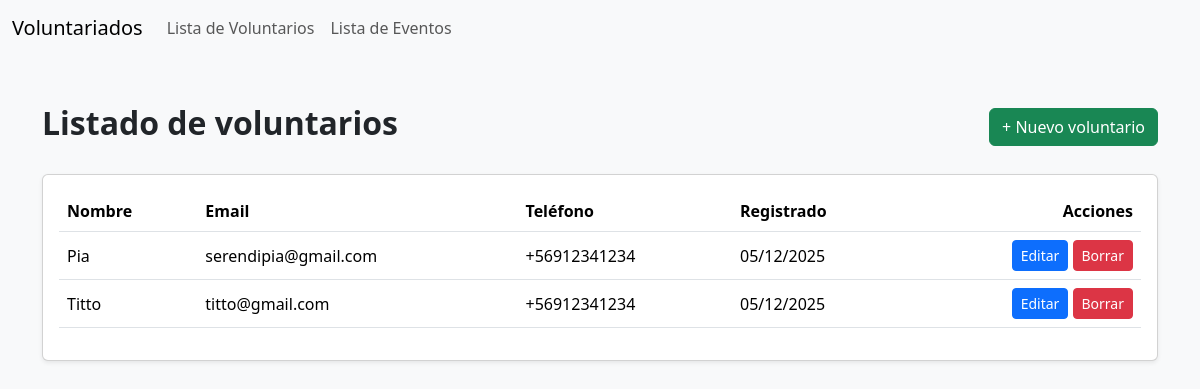
The app's page /voluntarios/, older data.
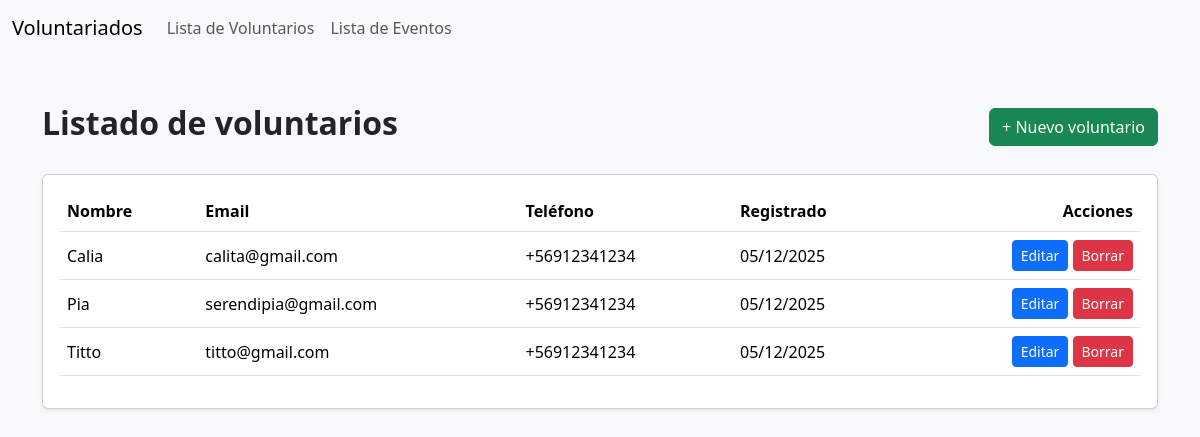
The same page, newer data.
### voluntarios/models.py (models this page shows, shortened)
class Voluntario(models.Model):
    nombre = models.CharField(max_length=255)
    email = models.EmailField(unique=True)
    telefono = models.CharField(max_length=15, blank=True, null=True)
    fecha_registro = models.DateTimeField(auto_now_add=True)

### voluntarios/views.py (the view)
# urls.py: path('voluntarios/', views.lista_voluntarios, name='lista_voluntarios'),
def lista_voluntarios(request):
    voluntarios = Voluntario.objects.all().order_by('-fecha_registro')
    return render(request, 'lista_voluntarios.html', {'voluntarios': voluntarios})

### voluntarios/templates/lista_voluntarios.html (shortened to what this page needs)
{% extends 'base.html' %}
{% block content %}
<div class="container py-5">
    <div class="d-flex justify-content-between align-items-center mb-4">
        <h2 class="fw-bold">Listado de voluntarios</h2>
        <a href="{% url 'crear_voluntario' %}" class="btn btn-success">+ Nuevo voluntario</a>
    </div>
    <div class="card shadow-sm">
        <div class="card-body">
            {% if voluntarios %}
                <table class="table table-hover align-middle">
                    <thead>
                        <tr>
                            <th>Nombre</th>
                            <th>Email</th>
                            <th>Teléfono</th>
                            <th>Registrado</th>
                            <th class="text-end">Acciones</th>
                        </tr>
                    </thead>
                    <tbody>
                        {% for v in voluntarios %}
                        <tr>
                            <td>{{ v.nombre }}</td>
                            <td>{{ v.email }}</td>
                            <td>{{ v.telefono|default:"—" }}</td>
                            <td>{{ v.fecha_registro|date:"d/m/Y" }}</td>
                            <td class="text-end">
                                <a href="{% url 'editar_voluntario' v.id %}" class="btn btn-primary btn-sm">Editar</a>
                                <a href="{% url 'borrar_voluntario' v.id %}" class="btn btn-danger btn-sm">Borrar</a>
                            </td>
                        </tr>
                        {% endfor %}
                    </tbody>
                </table>
            {% else %}
                <p class="text-muted">No hay voluntarios registrados aún.</p>
            {% endif %}
        </div>
    </div>
</div>
{% endblock %}

Row changes from the older to the newer data that the page shows:
added Voluntario: nombre "Calia", email "calita@gmail.com", telefono "+56912341234", fecha_registro "05/12/2025"
